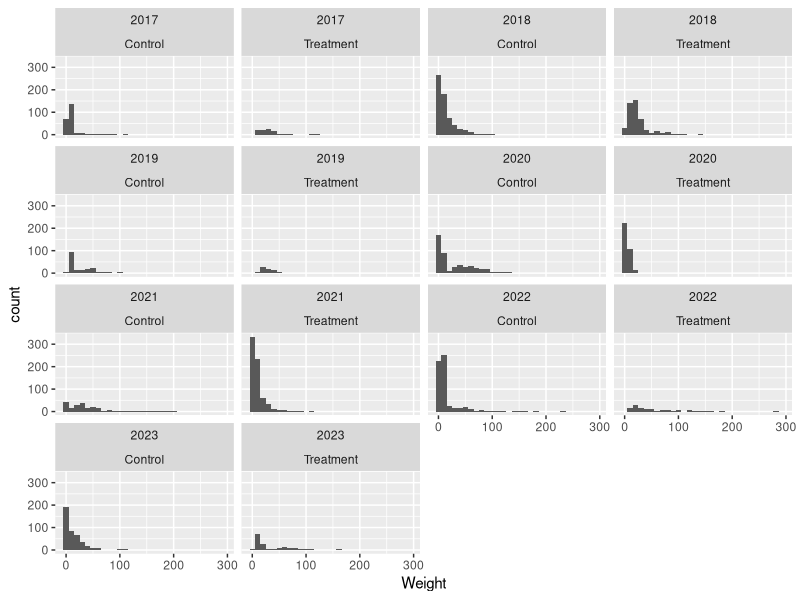
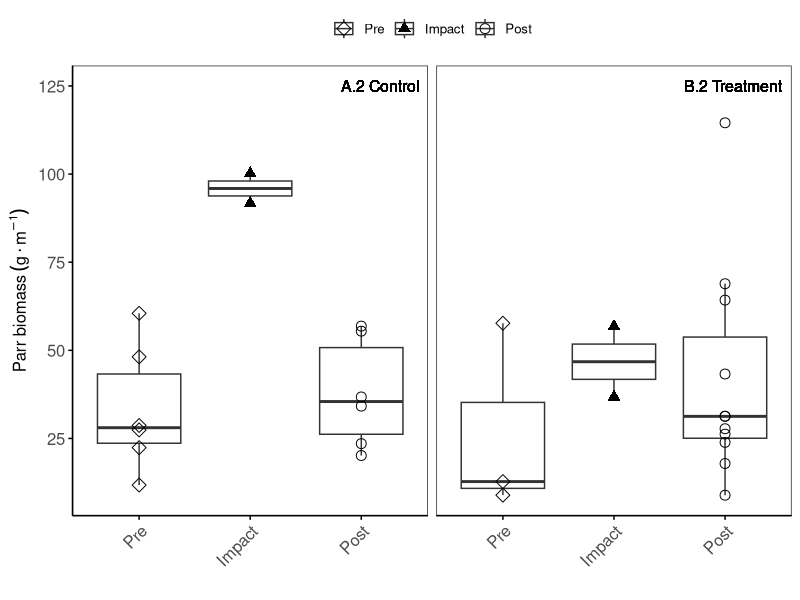
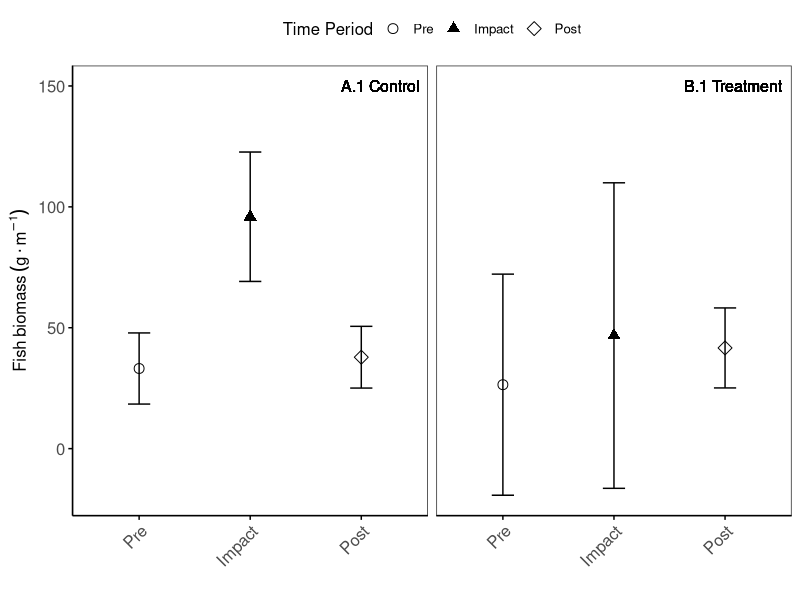
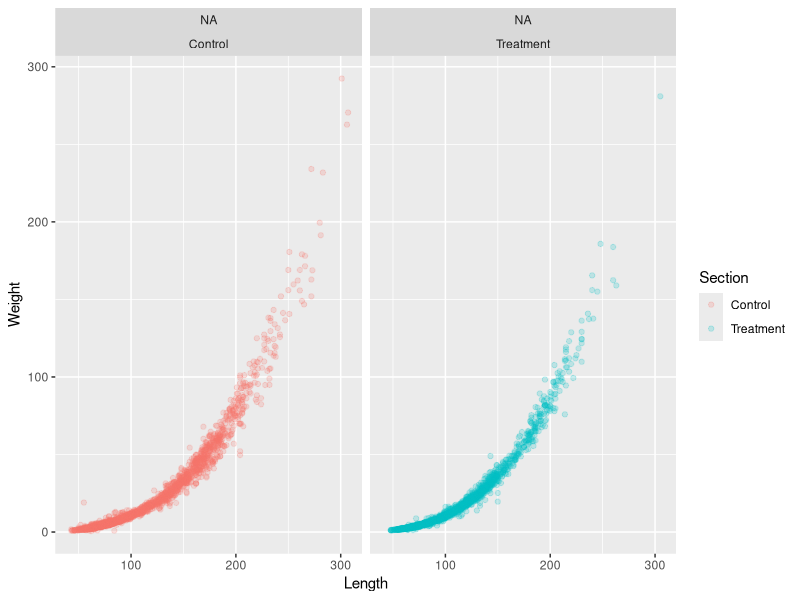
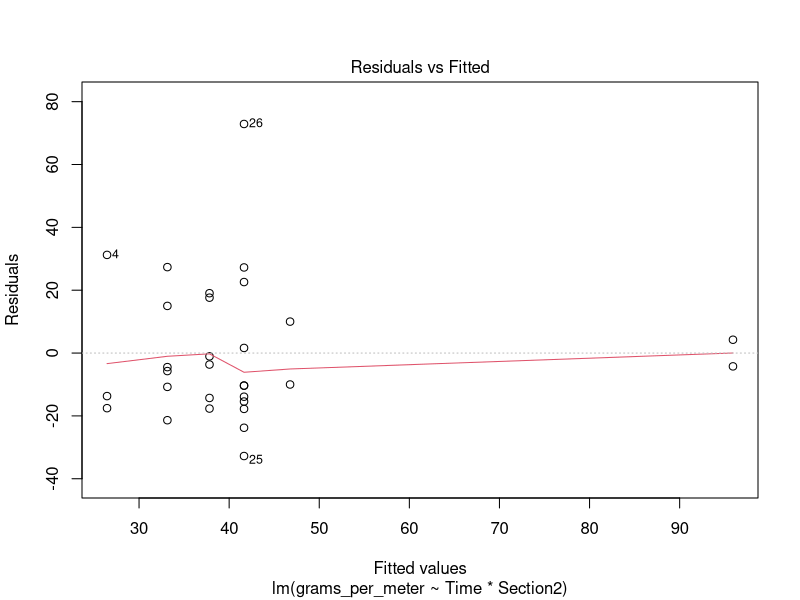
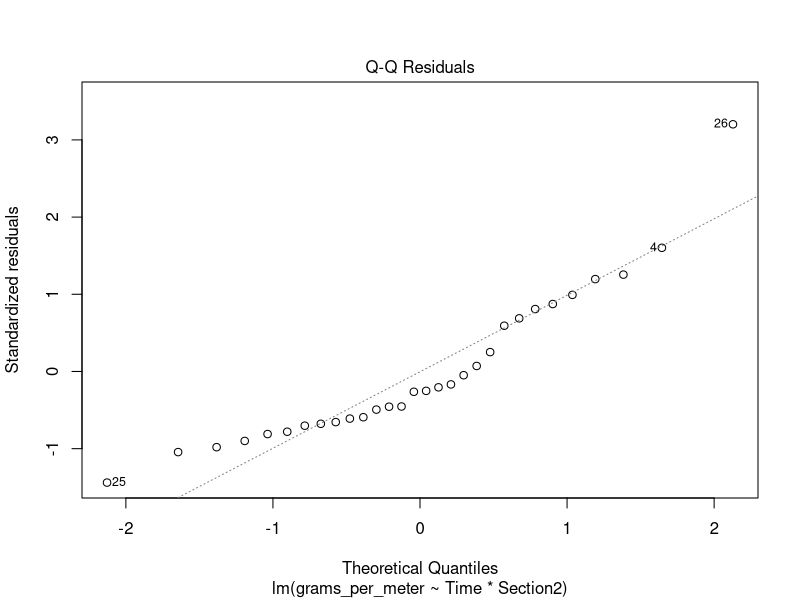
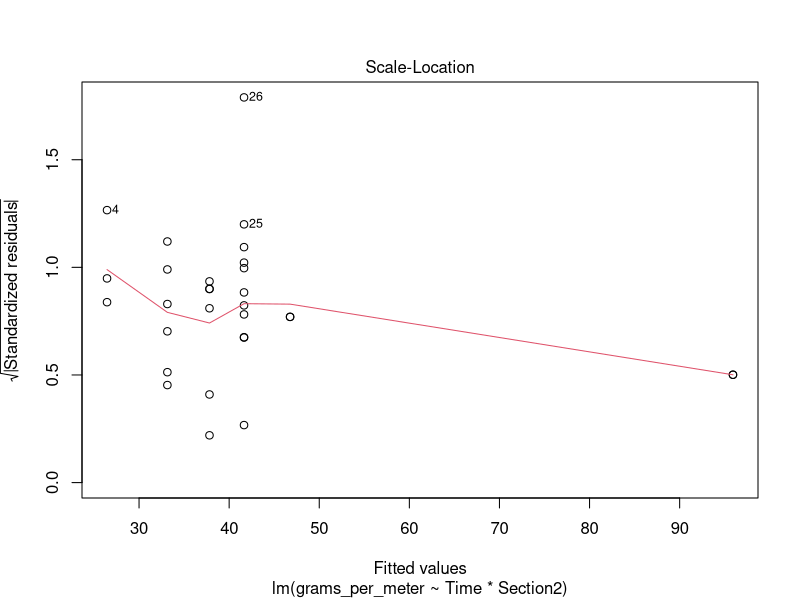
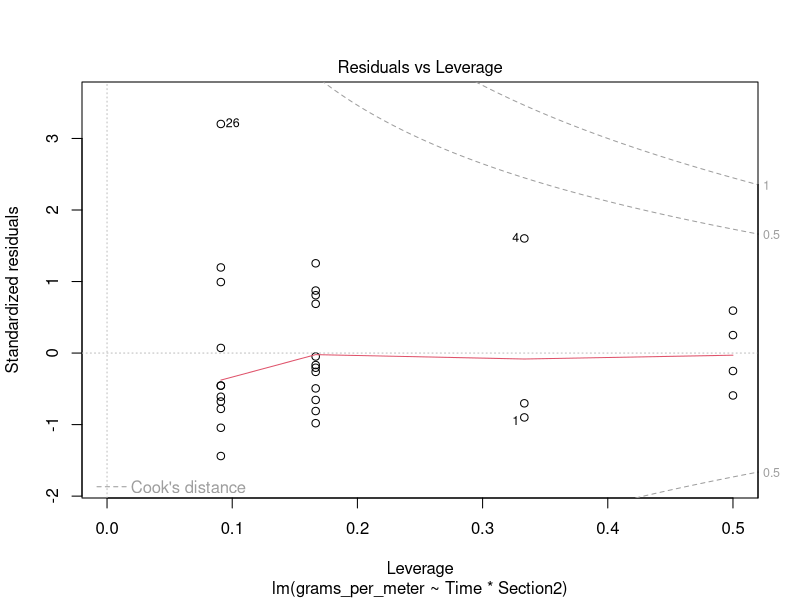

R code for these plots, in order:
#Author: Lindsy Ciepiela
#Description: Script for calculating biomass, generating figures, and conducting statistical tests to evaluate differences in biomass among groups.


#############################
#Bring in the dataframes
#############
library(tidyverse)

setwd("D:/2024_30Mile_Pub/R/Thirtymile_SMB_reduction/Abundance")

RBT_density <- read.csv("RBT_density.csv")
RBT_density <- RBT_density %>% filter (Section2 != "Below")

RBT_density <- RBT_density %>%
  mutate (SiteID = case_when(
    SiteID == "MO_A" ~ "MO_full" , 
    SiteID == "MO_C" ~ "MO_full" , 
    SiteID == "MO_C_3" ~ "MO_above1", 
    SiteID == "MO_C_4" ~ "MO_above2", 
    SiteID == "MO_D_2" ~ "MO_above1", 
    SiteID == "MO_D_3" ~ "MO_above2", 
    SiteID == "MO_D_4" ~ "MO_above3", 
    SiteID == "MO_D_5" ~ "MO_above4", 
    SiteID == "MO_E_3" ~ "MO_above1", 
    SiteID == "MO_E_4" ~ "MO_above2", 
    SiteID == "MO_E_5" ~ "MO_above3", 
    SiteID == "MO_F_3" ~ "MO_above1",  
    SiteID == "MO_F_4"  ~ "MO_above2", 
    SiteID == "MO_F_5" ~ "MO_above3",  
    SiteID == "MO_F_6" ~ "MO_above4", 
    SiteID == "PF3_A" ~ "PF3", 
    SiteID == "PF3_B" ~ "PF3", 
    SiteID == "PF5_A" ~ "PF5", 
    SiteID == "PF5_B" ~ "PF5", 
    SiteID == "PF5_D" ~ "PF5" 
  ))


##########################
#########################
#Calculate mean weight

setwd("D:/2024_30Mile_Pub/R/Thirtymile_SMB_reduction/BaseData")
Base <- read.csv("Base_Fish_DF.csv")

unique(Base$SiteID)

Base <- Base %>% 
  filter(Species == "RbT")

#Update the base to follow the sampling scheme for Bass study

Base <- Base %>% mutate(Section = case_when(
  Year == 2020 & SiteID == "MO_C_1" ~ "MO_below", 
  Year == 2020 & SiteID == "MO_C_2" ~ "MO_below", 
  Year == 2020 & SiteID == "MO_C2" ~ "MO_below", 
  Year == 2020 & SiteID == "MO_C_3" ~ "Treatment", 
  Year == 2020 & SiteID == "MO_C_4" ~ "Treatment", 
  
  Year == 2021 & SiteID == "MO_D_1" ~ "MO_below", 
  Year == 2021 & SiteID == "MO_D_2" ~ "Treatment", 
  Year == 2021 & SiteID == "MO_D_3" ~ "Treatment", 
  Year == 2021 & SiteID == "MO_D_4" ~ "Treatment", 
  Year == 2021 & SiteID == "MO_D_5" ~ "Treatment", 
  
  Year == 2022 & SiteID == "MO_E_1" ~ "MO_below", 
  Year == 2022 & SiteID == "MO_E_2" ~ "MO_below", 
  Year == 2022 & SiteID == "MO_E_3" ~ "Treatment", 
  Year == 2022 & SiteID == "MO_E_4" ~ "Treatment", 
  Year == 2022 & SiteID == "MO_E_5" ~ "Treatment", 
  Year == 2022 & SiteID == "MO_OP_Above" ~ "Treatment", 
  Year == 2022 & SiteID == "MO_OP_Below" ~ "MO_below", 
  
  Year == 2023 & SiteID == "MO_F_1" ~ "MO_below", 
  Year == 2023 & SiteID == "MO_F_2" ~ "MO_below", 
  Year == 2023 & SiteID == "MO_F_3" ~ "Treatment", 
  Year == 2023 & SiteID == "MO_F_4" ~ "Treatment", 
  Year == 2023 & SiteID == "MO_F_5" ~ "Treatment",
  Year == 2023 & SiteID == "MO_F_6" ~ "Treatment",
  
  Year == 2017 & Section2 == "Control_Per1" ~ "Treatment", 
  Year == 2018 & Section2 == "Control_Per1" ~ "Treatment", 
  Year == 2019 & Section2 == "Control_Per1" ~ "Treatment", 
  
  
  Section2 == "Control_Per2" ~ "Control", 
  TRUE ~ Section
)) %>% 
  filter (Section2 != "MO_below")

unique(Base$SiteID)

Base <- Base %>% select(Year,SiteID, Season, Species, Length, Weight, Section)
#Assign before, during, residual and after to each year

Base <- Base %>%
  mutate (SiteID = case_when(
    SiteID == "MO_A" ~ "MO_full" , 
    SiteID == "MO_C" ~ "MO_full" , 
    SiteID == "MO_C_3" ~ "MO_above1", 
    SiteID == "MO_C_4" ~ "MO_above2", 
    SiteID == "MO_D_2" ~ "MO_above1", 
    SiteID == "MO_D_3" ~ "MO_above2", 
    SiteID == "MO_D_4" ~ "MO_above3", 
    SiteID == "MO_D_5" ~ "MO_above4", 
    SiteID == "MO_E_3" ~ "MO_above1", 
    SiteID == "MO_E_4" ~ "MO_above2", 
    SiteID == "MO_E_5" ~ "MO_above3", 
    SiteID == "MO_F_3" ~ "MO_above1",  
    SiteID == "MO_F_4"  ~ "MO_above2", 
    SiteID == "MO_F_5" ~ "MO_above3",  
    SiteID == "MO_F_6" ~ "MO_above4", 
    SiteID == "PF3_A" ~ "PF3", 
    SiteID == "PF3_B" ~ "PF3", 
    SiteID == "PF5_A" ~ "PF5", 
    SiteID == "PF5_B" ~ "PF5", 
    SiteID == "PF5_D" ~ "PF5" 
  ))

Base <- Base[!is.na(Base$SiteID),]

Base$Time <- NA

Base <- Base %>%
  mutate(Time = case_when(
    Year == 2017 ~ "Pre", 
    Year == 2018 ~ "Pre", 
    Year == 2019 ~ "Pre", 
    Year == 2020 ~ "Impact", 
    Year == 2021 ~ "Impact +1", 
    Year == 2022 ~ "Post", 
    Year == 2023 ~ "Post"
  ))


# First, create Mean_Weight dataframe with mean weight for each length
Mean_Weight <- Base %>%
  group_by(Length) %>%
  summarize(mean.weight = mean(Weight, na.rm = TRUE))

# Then, join the Base and Mean_Weight dataframes, and replace missing Weight values
Base <- Base %>%
  left_join(Mean_Weight, by = "Length") %>%  # Join on Length column
  mutate(Weight = coalesce(Weight, mean.weight)) %>%  # Fill missing Weight with mean weight
  select(-mean.weight)  # Remove the mean.weight column if not needed


#Calculate the average weight for each sampleing event. 


ggplot(Base, aes(Weight))+
  geom_histogram()+
  facet_wrap(Year~Section)

Weight_Summary <- Base %>% group_by(Time, SiteID, Year) %>%
  summarize (Weight_mean = mean(Weight, na.rm = TRUE), 
             Weight_sd = sd(Weight, na.rm = TRUE), 
             Weight_count = n())

##########
#Merge weight with density

head(RBT_density)
head(Weight_Summary)


Combined <- merge(RBT_density, Weight_Summary, by=c("Year", "Time", "SiteID"))


Combined$grams_per_meter <- Combined$Weight_mean * Combined$Density_MeanCE



#######################
#Add the Impact +1 to the post sampling period
Combined$Time[Combined$Time == "Impact +1"] <- "Post"


Combined$Section2 <- factor(Combined$Section2, levels = c("Control", "Treatment"))
Combined$Time <- factor(Combined$Time, levels = c("Pre", "Impact", "Post"))



(Plot2 <- ggplot(Combined, aes(x = Time, y = grams_per_meter, shape = Time)) +
   geom_boxplot(alpha = .5, outlier.shape = NA) +
   geom_point(aes(shape = Time), size = 3) +
    
    # Color points for 2021
    # geom_point(data = Combined[Combined$Year == "2021", ], 
    #            aes(x = Time, y = grams_per_meter), 
    #            shape = 19, color = "black", size = 3, alpha = .6) +  
   
   labs(
     x = "", 
     y = expression(Parr~biomass~(g %.% m^-1)),
     fill = "Year",  
     color = "Year"
   ) +
   
   # THEME
   theme(legend.position = "top", 
         panel.spacing = unit(1, "lines"), # Adjusting spacing between facets for clarity
         aspect.ratio = 1)+ # Ensuring same aspect ratio for consistent box size
   theme_bw(base_size = 12) +
   theme(
     plot.title = element_text(hjust = 0.5, size = 16),
     axis.title = element_text(size = 12),  
     axis.text = element_text(size = 12),  
     strip.text = element_blank(),  # Remove facet labels
     legend.position = "top",
     panel.grid = element_blank(),
     axis.text.x = element_text(angle = 45, hjust = 1),
     axis.line = element_line(color = "black", size = 0.5),
     axis.ticks = element_line(color = "black", size = 0.5)
   ) +
    guides(shape = guide_legend( title = NULL))+
    
    scale_shape_manual(values = c("Pre" = 5, "Impact" = 17, "Impact +1" = 15 , "Post" = 1 )) + 
    facet_wrap(.~Section2)+
   
   # #ANNOTATE
    geom_text(data = Combined %>% filter(Section2 == "Control"),
              aes(x = Inf, y = 125, label = "A.2 Control"),
              hjust = 1.1, vjust = .5, size = 4, color = "black") +
    geom_text(data = Combined %>% filter(Section2 == "Treatment"),
              aes(x = Inf, y = 125, label = "B.2 Treatment"),
              hjust = 1.1, vjust = .5, size = 4, color = "black")
)


setwd("D:/2024_30Mile_Pub/R/Thirtymile_SMB_reduction/Biomass")
ggsave("Biomass_Boxplot_Before_During_After.png", plot = Plot2, width = 7, height = 4, dpi = 300)

#Export Biomass
setwd("D:/2024_30Mile_Pub/R/Thirtymile_SMB_reduction/Biomass")
write.csv(Combined, "Biomass.csv")


#############
#Alternate Plot option

(Plot2 <- ggplot(Combined, aes(x = Time, y = grams_per_meter, shape = Time)) +
  # Mean and 90% CI
  stat_summary(fun = mean, geom = "point", size = 3, color = "black") +
  stat_summary(fun.data = mean_cl_normal, fun.args = list(conf.int = 0.90), 
               geom = "errorbar", width = 0.2, color = "black") +
  #stat_summary(fun.data = mean_se, geom = "errorbar", width = 0.2, color = "black") +
  
  # Labels
  labs(
    x = "", 
    y = expression(Fish~biomass~(g %.% m^-1))
  ) +
  
  # Theme
  theme(legend.position = "top", 
        panel.spacing = unit(1, "lines"), # Adjusting spacing between facets for clarity
        aspect.ratio = 1)+ # Ensuring same aspect ratio for consistent box size
  theme_bw(base_size = 12) +
  theme(
    plot.title = element_text(hjust = 0.5, size = 16),
    axis.title = element_text(size = 12),  
    axis.text = element_text(size = 12),  
    strip.text = element_blank(),  # Remove facet labels
    legend.position = "top",
    panel.grid = element_blank(),
    axis.text.x = element_text(angle = 45, hjust = 1),
    axis.line = element_line(color = "black", size = 0.5),
    axis.ticks = element_line(color = "black", size = 0.5)
  ) +
  guides(shape = guide_legend( title = NULL))+
  
  # Color and Shape
  scale_color_manual(values = c("Pre" = "blue", "Impact" = "red", "Impact +1" = "darkgray", "Post" = "darkblue")) +
  scale_shape_manual(values = c("Pre" = 1, "Impact" = 17, "Impact +1" = 15, "Post" = 5)) +
  
  # Annotations
  geom_text(data = Combined %>% filter(Section2 == "Control"),
            aes(x = Inf, y = 150, label = "A.1 Control"),
            hjust = 1.1, vjust = .5, size = 4, color = "black") +
  geom_text(data = Combined %>% filter(Section2 == "Treatment"),
            aes(x = Inf, y = 150, label = "B.1 Treatment"),
            hjust = 1.1, vjust = .5, size = 4, color = "black") +
  
  # Facet and Guides
  facet_wrap(. ~ Section2) +
  guides(shape = guide_legend(title = "Time Period"))  # Clearer legend title
)


#Simple length weight curve to look for outliers
Base$Time <- factor(Base$Time, levels = c("Before","During", "Residual", "After"))

ggplot(Base[Base$Section != "MO_below",], aes(Length, Weight, fill = Section, color = Section))+
  geom_point(alpha = .2)+
  facet_wrap(.~Time+Section, ncol=2)

##~~~~~~~~~~~~~~~~...............~~~~~~~~~~~~~~~~~~~~~~~...........
##~~~~~~~~~~~~~~~~...............~~~~~~~~~~~~~~~~~~~~~~~...........#


#####################################
#####################################
#Test for signifcant differences


head(Combined)

Combined$Time <- factor(Combined$Time, levels = c("Pre", "Impact", "Post"))
Combined$Section2 <- factor(Combined$Section2, levels = c("Treatment", "Control"))


model <- lm(grams_per_meter ~ Time * Section2, data = Combined)
summary(model)

plot(model)

library(emmeans)
emm <- emmeans(model, ~ Time * Section2)
contrast(emm, interaction = "pairwise")
summary(emm)
